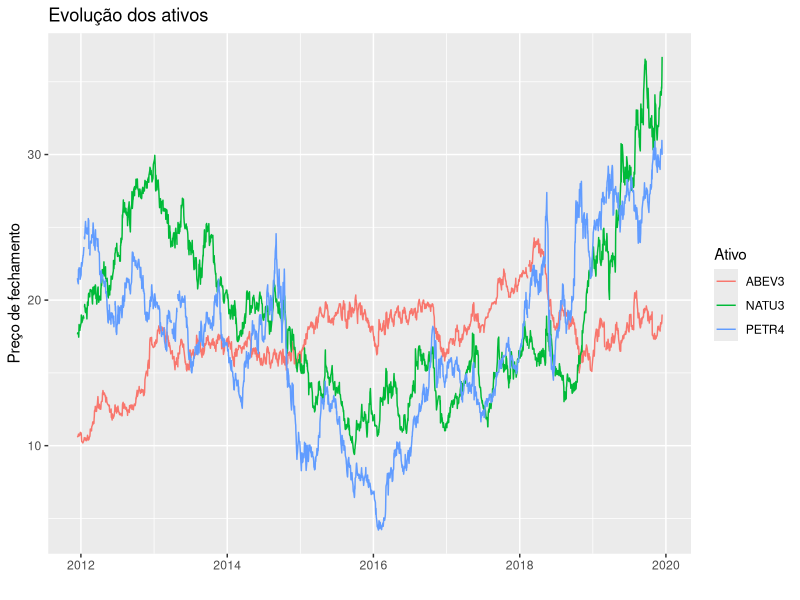

Write the R code that produced this figure. (Note: this script raises an error after producing the figure.)
## == Visualizando preços de fechamento == ##

# Ambiente----------------------------------------------------------------------
rm(list = ls())
library(ggplot2)

# Dados-------------------------------------------------------------------------
precos <- read.csv2(file = 'dados/precos-fechamento.csv', stringsAsFactors = F)

# Funções-----------------------------------------------------------------------

precos_tidy <- function(data, periodo){
  ## Transforma os precos para o formato long
  
  cols <- base::setdiff(names(data), periodo)
  res <- tidyr::gather(data, key = 'ativo', value = 'precos', cols)
  
  res[, periodo] <- as.Date(as.character(res[[periodo]]))
  class(res) <- c('carteira', class(res))
  
  return(res)
  
}

plot_precos <- function(data, periodo, filter = NULL){
  ## Plota a evolução dos preços
  
  # Validação
  stopifnot('carteira' %in% class(data))
  
  # Quotando variável
  periodo <- dplyr::sym(periodo)
  
  # Filtrando ativos
  if(!is.null(filter)){
    data <- dplyr::filter(data, ativo %in% filter)
  }
  
  ggplot(data, aes(x = !!periodo, y = precos, color = ativo))+
    geom_line()+
    labs(
      x = '',
      y = 'Preço de fechamento',
      color = 'Ativo',
      title = 'Evolução dos ativos'
    )
}

# Explorando resultados---------------------------------------------------------

df_ <- precos_tidy(precos, 'periodo')

plot_precos(df_, 'periodo', filter = c('ABEV3', 'NATU3', 'PETR4'))


df_ %>% 
  ggplot(aes(x = precos))+
  facet_wrap(~ativo)+
  geom_histogram()

plot_precos(df_, 'periodo', c('ABEV3', 'ITSA4', 'PETR4', 'NATU3'))

m <- as.matrix(precos[, -1])
m <- na.omit(m)

cor(m)

